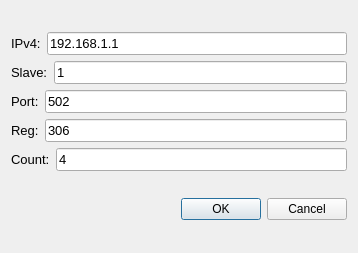
<?xml version="1.0" encoding="UTF-8"?>
<ui version="4.0">
 <class>Device02_dialog</class>
 <widget class="QDialog" name="Device02_dialog">
  <property name="geometry">
   <rect>
    <x>0</x>
    <y>0</y>
    <width>358</width>
    <height>253</height>
   </rect>
  </property>
  <property name="windowTitle">
   <string>Device 2 MODBUS TCP SETTING</string>
  </property>
  <layout class="QVBoxLayout" name="verticalLayout_2">
   <item>
    <layout class="QVBoxLayout" name="verticalLayout">
     <item>
      <layout class="QHBoxLayout" name="horizontalLayout">
       <item>
        <widget class="QLabel" name="IP_label">
         <property name="font">
          <font>
           <pointsize>10</pointsize>
          </font>
         </property>
         <property name="text">
          <string>IPv4:</string>
         </property>
         <property name="buddy">
          <cstring>IPv4_line_edit</cstring>
         </property>
        </widget>
       </item>
       <item>
        <widget class="QLineEdit" name="IPv4_line_edit">
         <property name="minimumSize">
          <size>
           <width>10</width>
           <height>0</height>
          </size>
         </property>
         <property name="font">
          <font>
           <pointsize>10</pointsize>
          </font>
         </property>
         <property name="whatsThis">
          <string/>
         </property>
         <property name="text">
          <string>192.168.1.1</string>
         </property>
         <property name="maxLength">
          <number>20</number>
         </property>
         <property name="placeholderText">
          <string>127.0.0.1</string>
         </property>
        </widget>
       </item>
      </layout>
     </item>
     <item>
      <layout class="QHBoxLayout" name="horizontalLayout_2">
       <item>
        <widget class="QLabel" name="label">
         <property name="font">
          <font>
           <pointsize>10</pointsize>
          </font>
         </property>
         <property name="text">
          <string>Slave:</string>
         </property>
        </widget>
       </item>
       <item>
        <widget class="QLineEdit" name="slave_line_edit">
         <property name="minimumSize">
          <size>
           <width>10</width>
           <height>0</height>
          </size>
         </property>
         <property name="maximumSize">
          <size>
           <width>16777215</width>
           <height>16777215</height>
          </size>
         </property>
         <property name="font">
          <font>
           <pointsize>10</pointsize>
          </font>
         </property>
         <property name="text">
          <string>1</string>
         </property>
         <property name="maxLength">
          <number>10</number>
         </property>
         <property name="placeholderText">
          <string>1</string>
         </property>
        </widget>
       </item>
      </layout>
     </item>
     <item>
      <layout class="QHBoxLayout" name="horizontalLayout_5">
       <item>
        <widget class="QLabel" name="port_label">
         <property name="font">
          <font>
           <pointsize>10</pointsize>
          </font>
         </property>
         <property name="text">
          <string>Port:</string>
         </property>
        </widget>
       </item>
       <item>
        <widget class="QLineEdit" name="port_line_edit">
         <property name="font">
          <font>
           <pointsize>10</pointsize>
          </font>
         </property>
         <property name="text">
          <string>502</string>
         </property>
         <property name="maxLength">
          <number>8</number>
         </property>
         <property name="placeholderText">
          <string>502</string>
         </property>
        </widget>
       </item>
      </layout>
     </item>
     <item>
      <layout class="QHBoxLayout" name="horizontalLayout_3">
       <item>
        <widget class="QLabel" name="rd_reg_label">
         <property name="font">
          <font>
           <pointsize>10</pointsize>
          </font>
         </property>
         <property name="text">
          <string>Reg:</string>
         </property>
        </widget>
       </item>
       <item>
        <widget class="QLineEdit" name="rd_reg_line_edit">
         <property name="enabled">
          <bool>true</bool>
         </property>
         <property name="font">
          <font>
           <pointsize>10</pointsize>
          </font>
         </property>
         <property name="text">
          <string>306</string>
         </property>
         <property name="placeholderText">
          <string>306</string>
         </property>
        </widget>
       </item>
      </layout>
     </item>
     <item>
      <layout class="QHBoxLayout" name="horizontalLayout_6">
       <item>
        <widget class="QLabel" name="rd_count_label">
         <property name="font">
          <font>
           <pointsize>10</pointsize>
          </font>
         </property>
         <property name="text">
          <string>Count:</string>
         </property>
        </widget>
       </item>
       <item>
        <widget class="QLineEdit" name="rd_count_line_edit">
         <property name="font">
          <font>
           <pointsize>10</pointsize>
          </font>
         </property>
         <property name="text">
          <string>4</string>
         </property>
         <property name="placeholderText">
          <string>4</string>
         </property>
        </widget>
       </item>
      </layout>
     </item>
    </layout>
   </item>
   <item>
    <widget class="QDialogButtonBox" name="buttonBox">
     <property name="orientation">
      <enum>Qt::Horizontal</enum>
     </property>
     <property name="standardButtons">
      <set>QDialogButtonBox::Cancel|QDialogButtonBox::Ok</set>
     </property>
    </widget>
   </item>
  </layout>
 </widget>
 <resources/>
 <connections>
  <connection>
   <sender>buttonBox</sender>
   <signal>accepted()</signal>
   <receiver>Device02_dialog</receiver>
   <slot>accept()</slot>
   <hints>
    <hint type="sourcelabel">
     <x>248</x>
     <y>254</y>
    </hint>
    <hint type="destinationlabel">
     <x>157</x>
     <y>274</y>
    </hint>
   </hints>
  </connection>
  <connection>
   <sender>buttonBox</sender>
   <signal>rejected()</signal>
   <receiver>Device02_dialog</receiver>
   <slot>reject()</slot>
   <hints>
    <hint type="sourcelabel">
     <x>316</x>
     <y>260</y>
    </hint>
    <hint type="destinationlabel">
     <x>286</x>
     <y>274</y>
    </hint>
   </hints>
  </connection>
 </connections>
</ui>
